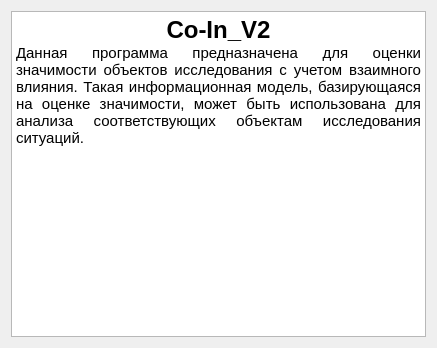
<?xml version="1.0" encoding="UTF-8"?>
<ui version="4.0">
 <class>Form</class>
 <widget class="QWidget" name="Form">
  <property name="geometry">
   <rect>
    <x>0</x>
    <y>0</y>
    <width>437</width>
    <height>348</height>
   </rect>
  </property>
  <property name="windowTitle">
   <string>Form</string>
  </property>
  <layout class="QVBoxLayout" name="verticalLayout">
   <item>
    <widget class="QTextEdit" name="textEdit">
     <property name="readOnly">
      <bool>true</bool>
     </property>
     <property name="html">
      <string>&lt;!DOCTYPE HTML PUBLIC &quot;-//W3C//DTD HTML 4.0//EN&quot; &quot;http://www.w3.org/TR/REC-html40/strict.dtd&quot;&gt;
&lt;html&gt;&lt;head&gt;&lt;meta name=&quot;qrichtext&quot; content=&quot;1&quot; /&gt;&lt;style type=&quot;text/css&quot;&gt;
p, li { white-space: pre-wrap; }
&lt;/style&gt;&lt;/head&gt;&lt;body style=&quot; font-family:'Ubuntu'; font-size:11pt; font-weight:400; font-style:normal;&quot;&gt;
&lt;p align=&quot;center&quot; style=&quot; margin-top:0px; margin-bottom:0px; margin-left:0px; margin-right:0px; -qt-block-indent:0; text-indent:0px;&quot;&gt;&lt;span style=&quot; font-size:18pt; font-weight:600;&quot;&gt;Co-In_V2&lt;/span&gt;&lt;/p&gt;
&lt;p align=&quot;justify&quot; style=&quot; margin-top:0px; margin-bottom:0px; margin-left:0px; margin-right:0px; -qt-block-indent:0; text-indent:0px;&quot;&gt;Данная программа предназначена для оценки значимости объектов исследования с учетом взаимного влияния. Такая информационная модель, базирующаяся на оценке значимости, может быть использована для анализа соответствующих объектам исследования ситуаций.&lt;/p&gt;&lt;/body&gt;&lt;/html&gt;</string>
     </property>
    </widget>
   </item>
  </layout>
 </widget>
 <resources/>
 <connections/>
</ui>
